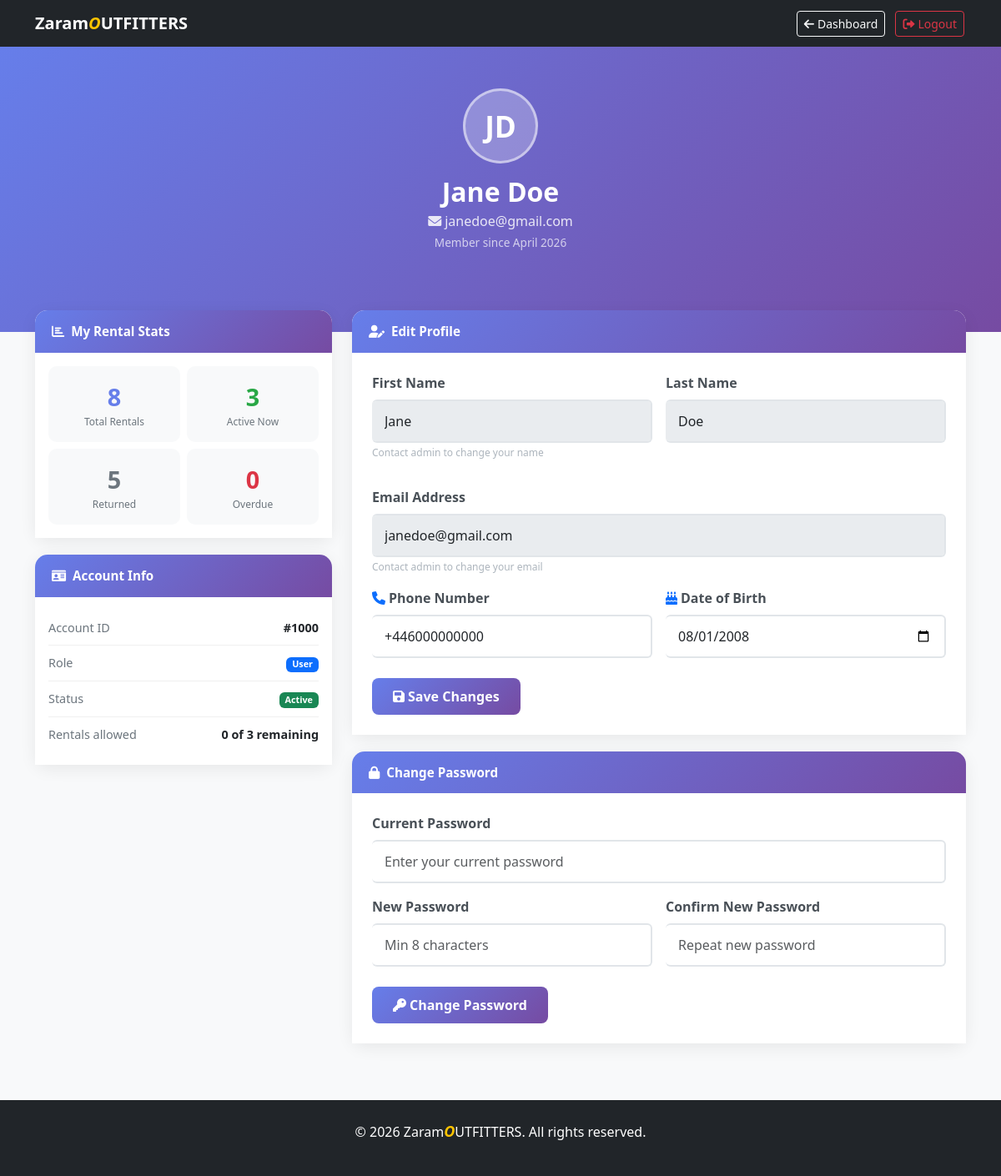
/profile.php (signed in), run on the app's committed database.
### tables this page shows
CREATE TABLE `users` (
  `user_id` int NOT NULL,
  `firstname` varchar(50) NOT NULL,
  `lastname` varchar(50) NOT NULL,
  `email` varchar(100) NOT NULL,
  `password_hash` varchar(255) NOT NULL,
  `phone` varchar(20) DEFAULT NULL,
  `DOB` date DEFAULT NULL,
  `role` enum('admin','user') NOT NULL DEFAULT 'user',
  `account_status` enum('active','suspended','inactive') NOT NULL DEFAULT 'active',
  `date_created` timestamp NULL DEFAULT CURRENT_TIMESTAMP
);

### profile.php (the view, shortened to what this page needs)
<?php
require_once 'config.php';
$user_id = $_SESSION['user_id'];
$stmt = $pdo->prepare("SELECT * FROM users WHERE user_id = ?");
$stmt->execute([$user_id]);
$user = $stmt->fetch();
$stmt = $pdo->prepare("
    SELECT
        COUNT(CASE WHEN status IN ('rented','overdue') THEN 1 END) AS active,
        COUNT(CASE WHEN status = 'returned'            THEN 1 END) AS returned,
        COUNT(CASE WHEN status = 'overdue'             THEN 1 END) AS overdue,
        COUNT(*)                                                    AS total
    FROM rentals WHERE user_id = ?
");
$stmt->execute([$user_id]);
$stats = $stmt->fetch();
?>
<!DOCTYPE html>
<html lang="en">
<head>
    <link href="https://cdn.jsdelivr.net/npm/bootstrap@5.3.8/dist/css/bootstrap.min.css" rel="stylesheet">
    <link rel="stylesheet" href="https://cdnjs.cloudflare.com/ajax/libs/font-awesome/6.0.0/css/all.min.css">
    <link href="css/style.css" rel="stylesheet">
</head>
<body class="profile-user">
    <nav class="navbar navbar-expand-lg navbar-dark bg-dark">
        <div class="container">
            <a class="navbar-brand fw-bold" href="index.php">
                Zaram<span style="color:#ffc400;font-style:italic;">O</span>UTFITTERS
            </a>
            <div class="ms-auto d-flex gap-2">
                <a href="user-dashboard.php" class="btn btn-outline-light btn-sm">
                    <i class="fas fa-arrow-left me-1"></i>Dashboard
                </a>
                <a href="logout.php" class="btn btn-outline-danger btn-sm">
                    <i class="fas fa-sign-out-alt me-1"></i>Logout
                </a>
            </div>
        </div>
    </nav>
    <div class="profile-header text-center">
        <div class="avatar-circle mx-auto">
            <?php echo strtoupper(substr($user['firstname'], 0, 1) . substr($user['lastname'], 0, 1)); ?>
        </div>
        <h2 class="fw-bold mb-1">
            <?php echo htmlspecialchars($user['firstname'] . ' ' . $user['lastname']); ?>
        </h2>
        <p class="mb-0" style="opacity:.85;">
            <i class="fas fa-envelope me-1"></i><?php echo htmlspecialchars($user['email']); ?>
        </p>
        <p class="mt-1" style="opacity:.7; font-size:.85rem;">
            Member since <?php echo date('F Y', strtotime($user['date_created'])); ?>
        </p>
    </div>
    <div class="container mb-5 profile-cards">
        <div class="row g-4">
            <div class="col-lg-4">
                <div class="card">
                    <div class="card-header-custom">
                        <i class="fas fa-chart-bar me-2"></i>My Rental Stats
                    </div>
                    <div class="card-body p-3">
                        <div class="row g-2">
                            <div class="col-6">
                                <div class="stat-box">
                                    <div class="stat-num"><?php echo $stats['total']; ?></div>
                                    <p class="stat-label">Total Rentals</p>
                                </div>
                            </div>
                            <div class="col-6">
                                <div class="stat-box">
                                    <div class="stat-num" style="color:#28a745;"><?php echo $stats['active']; ?></div>
                                    <p class="stat-label">Active Now</p>
                                </div>
                            </div>
                            <div class="col-6">
                                <div class="stat-box">
                                    <div class="stat-num" style="color:#6c757d;"><?php echo $stats['returned']; ?></div>
                                    <p class="stat-label">Returned</p>
                                </div>
                            </div>
                            <div class="col-6">
                                <div class="stat-box">
                                    <div class="stat-num" style="color:#dc3545;"><?php echo $stats['overdue']; ?></div>
                                    <p class="stat-label">Overdue</p>
                                </div>
                            </div>
                        </div>
                    </div>
                </div>
                <div class="card">
                    <div class="card-header-custom">
                        <i class="fas fa-id-card me-2"></i>Account Info
                    </div>
                    <div class="card-body p-3">
                        <div class="info-row">
                            <span class="info-label">Account ID</span>
                            <span class="info-value">#<?php echo $user['user_id']; ?></span>
                        </div>
                        <div class="info-row">
                            <span class="info-label">Role</span>
                            <span class="info-value">
                                <span class="badge bg-primary">
                                    <?php echo ucfirst($user['role']); ?>
                                </span>
                            </span>
                        </div>
                        <div class="info-row">
                            <span class="info-label">Status</span>
                            <span class="info-value">
                                <span class="badge bg-<?php echo $user['account_status'] === 'active' ? 'success' : 'danger'; ?>">
                                    <?php echo ucfirst($user['account_status']); ?>
                                </span>
                            </span>
                        </div>
                        <div class="info-row">
                            <span class="info-label">Rentals allowed</span>
                            <span class="info-value"><?php echo 3 - $stats['active']; ?> of 3 remaining</span>
                        </div>
                    </div>
                </div>
            </div>
            <div class="col-lg-8">
                <div class="card">
                    <div class="card-header-custom">
                        <i class="fas fa-user-edit me-2"></i>Edit Profile
                    </div>
                    <div class="card-body p-4">
                        <form method="POST">
                            <div class="row g-3 mb-3">
                                <div class="col-md-6">
                                    <label class="form-label fw-semibold">First Name</label>
                                    <input type="text" class="form-control"
                                           value="<?php echo htmlspecialchars($user['firstname']); ?>"
                                           disabled>
                                    <p class="readonly-note">Contact admin to change your name</p>
                                </div>
                                <div class="col-md-6">
                                    <label class="form-label fw-semibold">Last Name</label>
                                    <input type="text" class="form-control"
                                           value="<?php echo htmlspecialchars($user['lastname']); ?>"
                                           disabled>
                                </div>
                            </div>
                            <div class="mb-3">
                                <label class="form-label fw-semibold">Email Address</label>
                                <input type="email" class="form-control"
                                       value="<?php echo htmlspecialchars($user['email']); ?>"
                                       disabled>
                                <p class="readonly-note">Contact admin to change your email</p>
                            </div>
                            <div class="row g-3">
                                <div class="col-md-6">
                                    <label class="form-label fw-semibold">
                                        <i class="fas fa-phone me-1 text-primary"></i>Phone Number
                                    </label>
                                    <input type="tel" class="form-control" name="phone"
                                           value="<?php echo htmlspecialchars($user['phone'] ?? ''); ?>"
                                           placeholder="e.g. 07700 000000">
                                </div>
                                <div class="col-md-6">
                                    <label class="form-label fw-semibold">
                                        <i class="fas fa-birthday-cake me-1 text-primary"></i>Date of Birth
                                    </label>
                                    <input type="date" class="form-control" name="dob"
                                           value="<?php echo htmlspecialchars($user['DOB'] ?? ''); ?>">
                                </div>
                            </div>
                            <div class="mt-4">
                                <button type="submit" name="update_profile" class="btn-save">
                                    <i class="fas fa-save me-1"></i>Save Changes
                                </button>
                            </div>
                        </form>
                    </div>
                </div>
                <div class="card">
                    <div class="card-header-custom">
                        <i class="fas fa-lock me-2"></i>Change Password
                    </div>
                    <div class="card-body p-4">
                        <form method="POST">
                            <div class="mb-3">
                                <label class="form-label fw-semibold">Current Password</label>
                                <input type="password" class="form-control"
                                       name="current_password"
                                       placeholder="Enter your current password"
                                       required>
                            </div>
                            <div class="row g-3">
                                <div class="col-md-6">
                                    <label class="form-label fw-semibold">New Password</label>
                                    <input type="password" class="form-control"
                                           name="new_password" id="newPwd"
                                           placeholder="Min 8 characters"
                                           minlength="8" required>
                                </div>
                                <div class="col-md-6">
                                    <label class="form-label fw-semibold">Confirm New Password</label>
                                    <input type="password" class="form-control"
                                           name="confirm_password" id="confirmPwd"
                                           placeholder="Repeat new password"
                                           required>
                                </div>
                            </div>
                            <div class="mt-4">
                                <button type="submit" name="change_password" class="btn-save">
                                    <i class="fas fa-key me-1"></i>Change Password
                                </button>
                            </div>
                        </form>
                    </div>
                </div>
            </div>
        </div>
    </div>
    <footer class="bg-dark text-white py-4">
        <div class="container text-center">
            <p>&copy; 2026 Zaram<span style="color:#ffc400;font-style:italic;font-weight:bold;">O</span>UTFITTERS. All rights reserved.</p>
        </div>
    </footer>
</body>
</html>

### style.css (style rules this page uses)
body { background: linear-gradient(135deg, #667eea 0%, #764ba2 100%); min-height: 100vh; }
footer span { color: #ffc400; font-style: italic; font-weight: bold; font-size: large; }
.card { border: none; border-radius: 15px; box-shadow: 0 10px 40px rgba(0,0,0,0.1); }
.card-body { padding: 40px 30px; background: white; }
.form-label { font-weight: 500; color: #495057; margin-bottom: 8px; }
.form-control { border: 2px solid #e1e5e9; border-left: none; padding: 12px 15px; font-size: 1rem; transition: all 0.3s; }
.btn-sm { margin: 0 2px; }
.profile-user { background: #f8f9fa; }
.profile-header { background: linear-gradient(135deg, #667eea 0%, #764ba2 100%); color: white; padding: 50px 0 80px; }
.avatar-circle { width: 90px; height: 90px; border-radius: 50%; background: rgba(255,255,255,0.25); display: flex; align-items: center; justify-content: center; font-size: 2.2rem; font-weight: 700; color: white; border: 3px solid rgba(255,255,255,0.5); margin: 0 auto 15px; }
.profile-cards { margin-top: -50px; }
.profile-user .card { border: none; border-radius: 15px; box-shadow: 0 5px 20px rgba(0,0,0,0.07); margin-bottom: 20px; }
.card-header-custom { background: linear-gradient(135deg, #667eea 0%, #764ba2 100%); color: white; padding: 14px 20px; border-radius: 15px 15px 0 0; font-weight: 600; font-size: .95rem; }
.stat-box { text-align: center; padding: 15px 10px; border-radius: 10px; background: #f8f9fa; }
.stat-box .stat-num { font-size: 1.8rem; font-weight: 800; color: #667eea; }
.stat-box .stat-label { font-size: .75rem; color: #6c757d; margin: 0; }
.info-row { display: flex; justify-content: space-between; align-items: center; padding: 10px 0; border-bottom: 1px solid #f0f0f0; font-size: .9rem; }
.info-row:last-child { border-bottom: none; }
.info-label { color: #6c757d; font-weight: 500; }
.info-value { font-weight: 600; color: #212529; }
.btn-save { background: linear-gradient(135deg, #667eea 0%, #764ba2 100%); color: white; border: none; padding: 10px 25px; border-radius: 8px; font-weight: 600; transition: transform .2s, box-shadow .2s; }
.readonly-note { font-size: .75rem; color: #adb5bd; margin-top: 3px; }

### data on the page
users: firstname+lastname "JD", firstname+lastname "Jane Doe", email "janedoe@gmail.com", date_created "April 2026", user_id "1000", role "User", account_status "Active", firstname "Jane", lastname "Doe", phone "+446000000000", dob "08/01/2008"

### other printed values
$stats['total'] "8"
$stats['active'] "3"
$stats['returned'] "5"
$stats['overdue'] "0"
3 - $stats['active'] "0"
